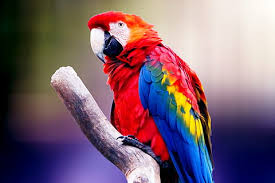
#> input picture ML_HW5/Q6-img.png, 275 x 183 px
$ jupyter execute 'q6-part(b).ipynb'
#> lines starting #> are read from the running program, lines starting #| are printed output that depends on the picture
# Problem 6 - Part (b)

### Import Libraries

[cell 1]
import numpy as np
import matplotlib.pyplot as plt
from sklearn.cluster import KMeans
from PIL import Image
import os

### Define Helper Functions

[cell 2]
def load_and_preprocess_image(image_path):
    """
    Load image and convert to RGB array.

    Args:
        image_path (str): Path to the image file

    Returns:
        tuple: (original_image, pixel_array, original_shape)
    """
#> called with image_path = 'Q6-img.png'
    # Load image
    image = Image.open(image_path)
#> image is the input picture: PIL image 275x183 RGB; mean R, G, B 125, 98.7, 112.6

    # Convert to RGB if necessary (handles RGBA, grayscale, etc.)
    if image.mode != 'RGB':
        image = image.convert('RGB')

    # Convert to numpy array
    image_array = np.array(image)

    # Store original shape for reconstruction
    original_shape = image_array.shape
#> original_shape = (183, 275, 3)

    # Reshape to 2D array of pixels (n_pixels, 3)
    pixel_array = image_array.reshape(-1, 3)

    return image, pixel_array, original_shape


def perform_kmeans_segmentation(pixel_array, n_clusters=5):
    """
    Apply K-means clustering to segment image by colors.

    Args:
        pixel_array (np.array): 2D array of pixels
        n_clusters (int): Number of color clusters

    Returns:
        tuple: (labels, cluster_centers)
    """
    # Initialize and fit K-means
    kmeans = KMeans(n_clusters=n_clusters, random_state=42, n_init=10)
    labels = kmeans.fit_predict(pixel_array)

    return labels, kmeans.cluster_centers_


def reconstruct_image(labels, cluster_centers, original_shape):
    """
    Reconstruct segmented image from cluster labels and centers.

    Args:
        labels (np.array): Cluster labels for each pixel
        cluster_centers (np.array): RGB values of cluster centers
        original_shape (tuple): Original image dimensions

    Returns:
        np.array: Reconstructed image
    """
    # Replace each pixel with its cluster center color
    segmented_pixels = cluster_centers[labels]

    # Reshape back to original image dimensions
    segmented_image = segmented_pixels.reshape(original_shape)

    # Ensure values are in valid range [0, 255]
    segmented_image = np.clip(segmented_image, 0, 255).astype(np.uint8)

    return segmented_image

### Define Visualization and Analysis Functions

[cell 3]
def visualize_results(original_image, segmented_images, n_clusters_list):
    """
    Display original and segmented images with different cluster counts.

    Args:
        original_image: Original PIL Image
        segmented_images (list): List of segmented images
        n_clusters_list (list): List of cluster counts used
    """
    n_images = len(segmented_images) + 1
    fig, axes = plt.subplots(1, n_images, figsize=(5*n_images, 5))

    # Display original image
    axes[0].imshow(original_image)
    axes[0].set_title('Original Image')
    axes[0].axis('off')

    # Display segmented images
    for i, (seg_img, n_clusters) in enumerate(zip(segmented_images, n_clusters_list)):
        axes[i+1].imshow(seg_img)
        axes[i+1].set_title(f'K={n_clusters}')
        axes[i+1].axis('off')

    plt.tight_layout()
    plt.show()


def analyze_compression_ratio(original_shape, n_clusters):
    """
    Calculate theoretical compression ratio.

    Args:
        original_shape (tuple): Original image dimensions
        n_clusters (int): Number of clusters used

    Returns:
        float: Compression ratio
    """
    # Original size: height * width * 3 channels * 8 bits
    original_size = original_shape[0] * original_shape[1] * 3 * 8

    # Compressed size: (height * width * log2(n_clusters)) + (n_clusters * 3 * 8)
    compressed_size = (original_shape[0] * original_shape[1] * np.log2(n_clusters) +
                       n_clusters * 3 * 8)

    return original_size / compressed_size

### Configuration

[cell 4]
# Configuration
image_path = 'Q6-img.png'
cluster_counts = [2, 4, 8, 16, 32]  # Different K values to test

# Check if image exists
if not os.path.exists(image_path):
    print(f"Error: Image '{image_path}' not found!")
else:
    print(f"Image found: {image_path}")

## Step 1: Load and Preprocess Image

[cell 5]
# Step 1: Load and preprocess image
print("Loading and preprocessing image...")
original_image, pixel_array, original_shape = load_and_preprocess_image(image_path)
#> original_shape = (183, 275, 3)
print(f"Image shape: {original_shape}")
#| Image shape: (183, 275, 3)
print(f"Total pixels: {pixel_array.shape[0]}")
#| Total pixels: 50325

# Display original image
plt.figure(figsize=(8, 6))
plt.imshow(original_image)
plt.title('Original Image')
plt.axis('off')
plt.show()

## Step 2: Perform K-means Segmentation

[cell 6]
# Step 2: Perform segmentation with different cluster counts
segmented_images = []
results_data = []

for n_clusters in cluster_counts:
    print(f"\nSegmenting with K={n_clusters}...")

    # Apply K-means
    labels, cluster_centers = perform_kmeans_segmentation(
        pixel_array, n_clusters)

    # Reconstruct image
    segmented_image = reconstruct_image(
        labels, cluster_centers, original_shape)
    segmented_images.append(segmented_image)

    # Calculate compression ratio
    compression_ratio = analyze_compression_ratio(original_shape, n_clusters)
    print(f"Theoretical compression ratio: {compression_ratio:.2f}x")

    # Display dominant colors
    print(f"Dominant colors (RGB):")
    for i, color in enumerate(cluster_centers):
        print(f"  Cluster {i}: {color.astype(int)}")

    # Store results for later analysis
    results_data.append({
        'n_clusters': n_clusters,
        'compression_ratio': compression_ratio,
        'cluster_centers': cluster_centers
    })
#> this loop made 5 passes
#> (compressed_size in analyze_compression_ratio, compression_ratio) on passes 2 to 5: (100746, 11.99), (151167, 7.99), (201684, 5.99), (252393, 4.79)
#> (cluster_centers, compressed_size in analyze_compression_ratio, compression_ratio) on pass 1: ([[74.67, 46.1, 69.13], [214.7, 192.7, 190.2]], 50373, 23.98)
#| Theoretical compression ratio: 23.98x
#| Theoretical compression ratio: 11.99x
#| Theoretical compression ratio: 7.99x
#| Theoretical compression ratio: 5.99x
#| Theoretical compression ratio: 4.79x
#> pass 1, in reconstruct_image, `segmented_image = segmented_pixels.reshape(original_shape)`:
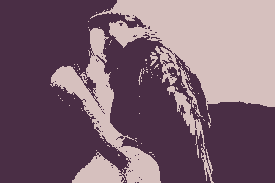
#> segmented_image: shape (183, 275, 3) float64; mean of channels 0, 1, 2 125, 98.8, 112.6; drawn as R, G, B
#> pass 2, in reconstruct_image (call 2), `segmented_image = segmented_pixels.reshape(original_shape)`:
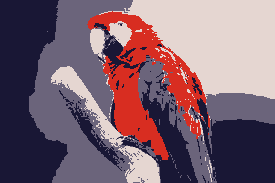
#> segmented_image: shape (183, 275, 3) float64; mean of channels 0, 1, 2 125, 98.7, 112.6; drawn as R, G, B
#> after the loop, results_data = 5 items; segmented_images = 5 items

## Step 3 - Visualize Results

[cell 7]
# Step 3: Visualize results
print("\nDisplaying results...")
visualize_results(original_image, segmented_images, cluster_counts)
#> in visualize_results, `n_images = len(segmented_images) + 1`: n_images = 6
#> the loop in visualize_results, `for i, (seg_img, n_clusters) in enumerate(zip(segmented_images, n_clus..` made 5 passes
#> n_clusters on passes 1 to 5: 2, 4, 8, 16, 32
#> in visualize_results, `plt.show()`:
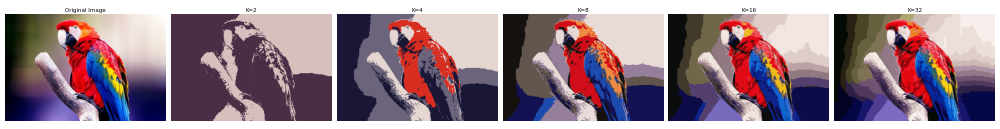
#> figure drawn by matplotlib, 6 panels

### Color Palettes

[cell 8]
# Visualize color palettes for each K value
fig, axes = plt.subplots(len(cluster_counts), 1,
                         figsize=(10, 2*len(cluster_counts)))

for idx, result in enumerate(results_data):
    k = result['n_clusters']
    centers = result['cluster_centers']

    # Create color palette image
    palette = centers.reshape(1, k, 3).astype(np.uint8)

    axes[idx].imshow(palette)
    axes[idx].set_title(
        f'k={k} Color Palette (Compression Ratio: {result["compression_ratio"]:.2f}x)')
    axes[idx].set_xticks(range(k))
    axes[idx].set_xticklabels(range(k))
    axes[idx].set_yticks([])
    axes[idx].set_xlabel('Cluster Index')
#> this loop made 5 passes
#> (k, centers, palette) on pass 1: (2, [[74.67, 46.1, 69.13], [214.7, 192.7, 190.2]], [[74, 46, 69], [214, 192, 190]])

plt.tight_layout()
plt.show()
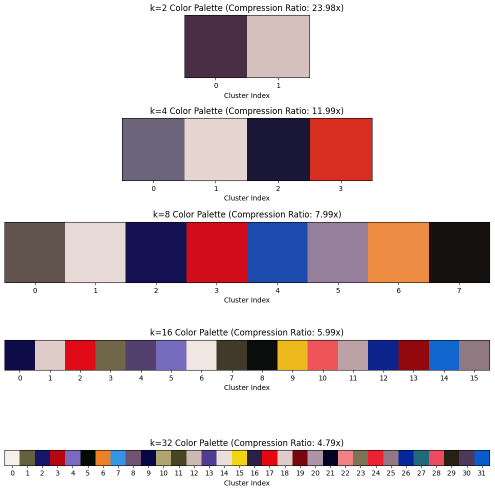
#> figure drawn by matplotlib, 5 panels
